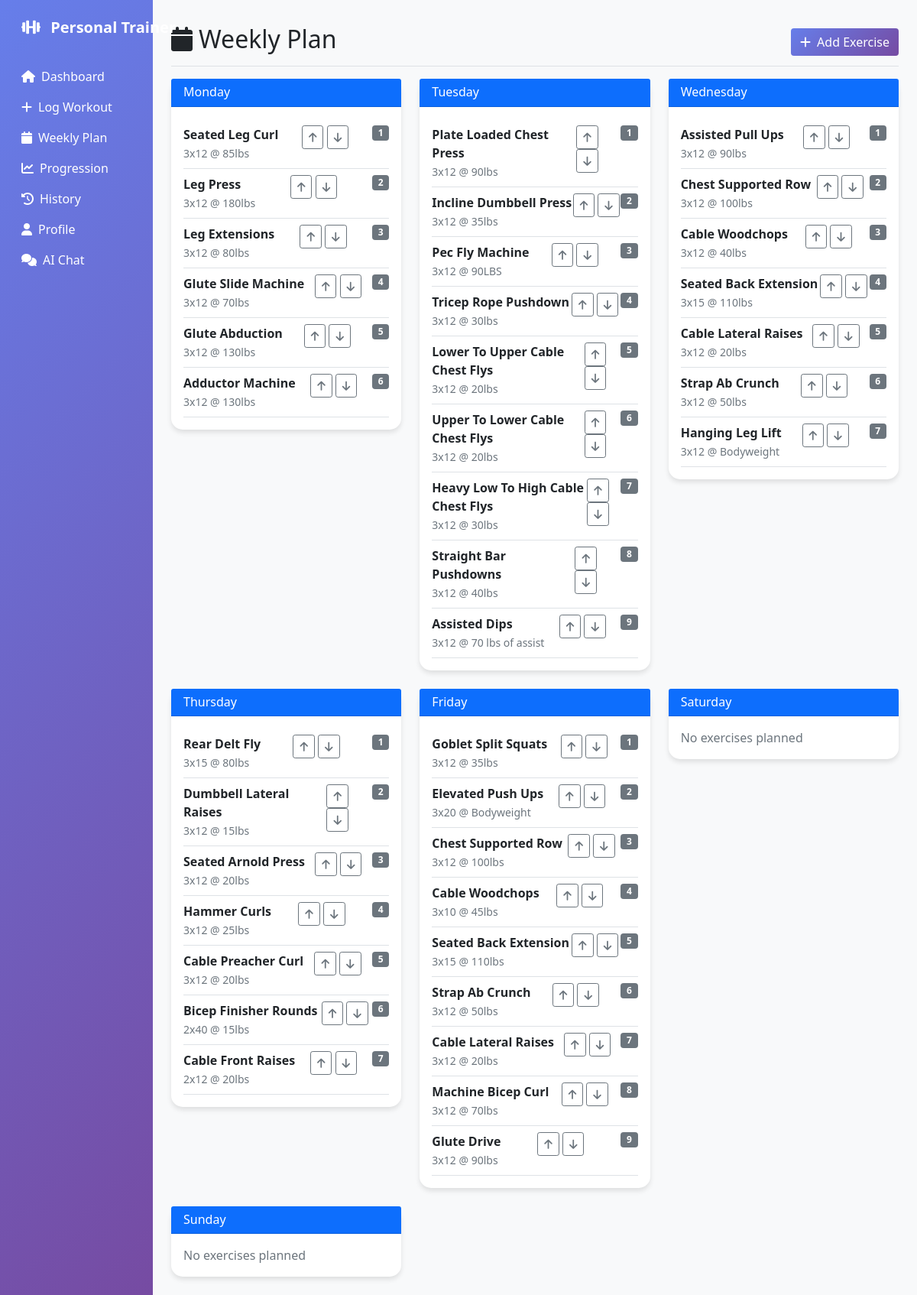
The page /weekly_plan on the database its author committed.
### tables this page shows
CREATE TABLE weekly_plan (
    id INTEGER PRIMARY KEY AUTOINCREMENT,
    day_of_week TEXT,
    exercise_name TEXT,
    target_sets INTEGER,
    target_reps TEXT,
    target_weight TEXT,
    exercise_order INTEGER,
    notes TEXT,
    created_date TEXT,
    updated_date TEXT
);

### app.py (the view)
@app.route('/weekly_plan')
def weekly_plan():
    plan = get_weekly_plan()
    plan_by_day = {}
    for row in plan:
        day, exercise, sets, reps, weight, order, notes = row
        if day not in plan_by_day:
            plan_by_day[day] = []
        plan_by_day[day].append({
            'exercise': exercise,
            'sets': sets,
            'reps': reps,
            'weight': weight,
            'order': order,
            'notes': notes
        })
    print(f"DEBUG: Weekly plan loaded, found {len(plan)} total exercises")
    for day, exercises in plan_by_day.items():
        print(f"DEBUG: {day}: {len(exercises)} exercises - {[ex['exercise'] for ex in exercises]}")
    return render_template('weekly_plan.html', plan_by_day=plan_by_day)

### app.py (called while the page is built)
def get_db_connection():
    conn = sqlite3.connect('workout_logs.db')
    return conn

### templates/weekly_plan.html (shortened to what this page needs)
{% extends "base.html" %}
{% block content %}
<div class="d-flex justify-content-between flex-wrap flex-md-nowrap align-items-center pt-3 pb-2 mb-3 border-bottom">
    <h1 class="h2"><i class="fas fa-calendar me-2"></i>Weekly Plan</h1>
    <button class="btn btn-primary" data-bs-toggle="modal" data-bs-target="#addExerciseModal">
        <i class="fas fa-plus me-2"></i>Add Exercise
    </button>
</div>
<div class="row">
    {% set days = ['monday', 'tuesday', 'wednesday', 'thursday', 'friday', 'saturday', 'sunday'] %}
    {% for day in days %}
        <div class="col-md-6 col-lg-4 mb-4">
            <div class="card">
                <div class="card-header bg-primary text-white">
                    <h6 class="mb-0">{{ day.title() }}</h6>
                </div>
                <div class="card-body">
                    {% if day in plan_by_day %}
                        {% for exercise in plan_by_day[day] %}
                            <div class="border-bottom py-2">
                                <div class="d-flex justify-content-between align-items-start">
                                    <div>
                                        <strong>{{ exercise.exercise.title() }}</strong><br>
                                        <small class="text-muted">{{ exercise.sets }}x{{ exercise.reps }} @ {{ exercise.weight }}</small>
                                    </div>
                                    <div>
                                        <button class="btn btn-sm btn-outline-secondary" onclick="moveExercise('{{ day }}', '{{ exercise.exercise }}', 'up')">
                                            <i class="fas fa-arrow-up"></i>
                                        </button>
                                        <button class="btn btn-sm btn-outline-secondary" onclick="moveExercise('{{ day }}', '{{ exercise.exercise }}', 'down')">
                                            <i class="fas fa-arrow-down"></i>
                                        </button>
                                    </div>
                                    <span class="badge bg-secondary">{{ exercise.order }}</span>
                                </div>
                            </div>
                        {% endfor %}
                    {% else %}
                        <p class="text-muted mb-0">No exercises planned</p>
                    {% endif %}
                </div>
            </div>
        </div>
    {% endfor %}
</div>
{% endblock %}

### templates/base.html (style rules this page uses)
.card { border: none; border-radius: 15px; box-shadow: 0 4px 6px rgba(0, 0, 0, 0.1); }
.btn-primary { background: linear-gradient(135deg, #667eea 0%, #764ba2 100%); border: none; }

### rows shown on the page
weekly_plan: exercise "Seated Leg Curl", sets "3", reps "12", weight "85lbs", order "1"
weekly_plan: exercise "Leg Press", sets "3", reps "12", weight "180lbs", order "2"
weekly_plan: exercise "Leg Extensions", sets "3", reps "12", weight "80lbs", order "3"
weekly_plan: exercise "Glute Slide Machine", sets "3", reps "12", weight "70lbs", order "4"
weekly_plan: exercise "Glute Abduction", sets "3", reps "12", weight "130lbs", order "5"
weekly_plan: exercise "Adductor Machine", sets "3", reps "12", weight "130lbs", order "6"
weekly_plan: exercise "Plate Loaded Chest Press", sets "3", reps "12", weight "90lbs", order "1"
weekly_plan: exercise "Incline Dumbbell Press", sets "3", reps "12", weight "35lbs", order "2"
weekly_plan: exercise "Pec Fly Machine", sets "3", reps "12", weight "90LBS", order "3"
weekly_plan: exercise "Tricep Rope Pushdown", sets "3", reps "12", weight "30lbs", order "4"
weekly_plan: exercise "Lower To Upper Cable Chest Flys", sets "3", reps "12", weight "20lbs", order "5"
weekly_plan: exercise "Upper To Lower Cable Chest Flys", sets "3", reps "12", weight "20lbs", order "6"
weekly_plan: exercise "Heavy Low To High Cable Chest Flys", sets "3", reps "12", weight "30lbs", order "7"
weekly_plan: exercise "Straight Bar Pushdowns", sets "3", reps "12", weight "40lbs", order "8"
weekly_plan: exercise "Assisted Dips", sets "3", reps "12", weight "70 lbs of assist", order "9"
weekly_plan: exercise "Assisted Pull Ups", sets "3", reps "12", weight "90lbs", order "1"
weekly_plan: exercise "Chest Supported Row", sets "3", reps "12", weight "100lbs", order "2"
weekly_plan: exercise "Cable Woodchops", sets "3", reps "12", weight "40lbs", order "3"
weekly_plan: exercise "Seated Back Extension", sets "3", reps "15", weight "110lbs", order "4"
weekly_plan: exercise "Cable Lateral Raises", sets "3", reps "12", weight "20lbs", order "5"
weekly_plan: exercise "Strap Ab Crunch", sets "3", reps "12", weight "50lbs", order "6"
weekly_plan: exercise "Hanging Leg Lift", sets "3", reps "12", weight "Bodyweight", order "7"
weekly_plan: exercise "Rear Delt Fly", sets "3", reps "15", weight "80lbs", order "1"
weekly_plan: exercise "Dumbbell Lateral Raises", sets "3", reps "12", weight "15lbs", order "2"
weekly_plan: exercise "Seated Arnold Press", sets "3", reps "12", weight "20lbs", order "3"
weekly_plan: exercise "Hammer Curls", sets "3", reps "12", weight "25lbs", order "4"
weekly_plan: exercise "Cable Preacher Curl", sets "3", reps "12", weight "20lbs", order "5"
weekly_plan: exercise "Bicep Finisher Rounds", sets "2", reps "40", weight "15lbs", order "6"
weekly_plan: exercise "Cable Front Raises", sets "2", reps "12", weight "20lbs", order "7"
weekly_plan: exercise "Goblet Split Squats", sets "3", reps "12", weight "35lbs", order "1"
weekly_plan: exercise "Elevated Push Ups", sets "3", reps "20", weight "Bodyweight", order "2"
weekly_plan: exercise "Chest Supported Row", sets "3", reps "12", weight "100lbs", order "3"
weekly_plan: exercise "Cable Woodchops", sets "3", reps "10", weight "45lbs", order "4"
weekly_plan: exercise "Seated Back Extension", sets "3", reps "15", weight "110lbs", order "5"
weekly_plan: exercise "Strap Ab Crunch", sets "3", reps "12", weight "50lbs", order "6"
weekly_plan: exercise "Cable Lateral Raises", sets "3", reps "12", weight "20lbs", order "7"
weekly_plan: exercise "Machine Bicep Curl", sets "3", reps "12", weight "70lbs", order "8"
weekly_plan: exercise "Glute Drive", sets "3", reps "12", weight "90lbs", order "9"

### other values the page prints
{{ day.title() }} "Monday" "Tuesday" "Wednesday" "Thursday" "Friday" "Saturday" "Sunday"
